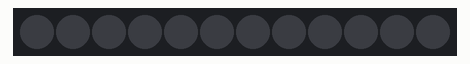
A sketch run on a simulated Arduino Uno, built with avr-gcc and run on an emulated ATmega328P. Shown: 12 RGB LEDs in strip order, left to right. Dim RGB values are drawn brighter than linear.

Above: at 0.1 s.
At 2.1 s:
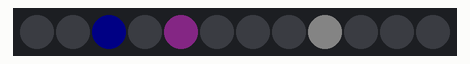
At 4.1 s:
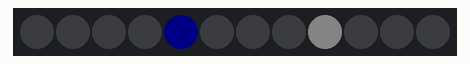
At 6.1 s:
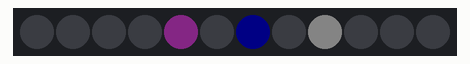
At 8.1 s:
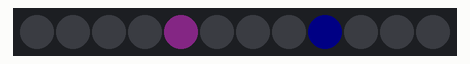
At 12.1 s:
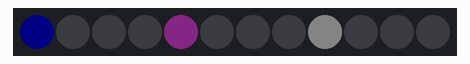

The sketch:

Gemma_Neopixel_Watch.ino
```cpp
// This project is a bling bling smart watch made with Arduino Gemma and NeoPixel.
// For simplicity and lightness, we do not include an RTC or GPS module.
// Basically we set time manually when uploading the sketch and we use
// a LiPo battery to power it. (I used a 3.7V, 500mAh LiPo battery)
// To start, install Arduino Gemma driver and use USB 2.0 for USB connection.
// Modify the current hour and minute and upload this sketch.
// The watch will be up and running :)

#include <Adafruit_NeoPixel.h>

#define N_LEDS 12
#define PIN    0

// Increase Brightness
#define SWITCH 0

// Decrease Brightness
#define SWITCH2 2

Adafruit_NeoPixel strip = Adafruit_NeoPixel(N_LEDS, PIN, NEO_GRB + NEO_KHZ800);

// Initialize the current time here!
int hours = 8;
int minutes = 22;
int seconds = 0;

// Specify the level of brightness
int partialBrightness = 7;

void setup() {
  // initialize the SWITCH pins as inputs.
  pinMode(SWITCH, INPUT);
  pinMode(SWITCH2, INPUT);
  // ...with a pullup
  digitalWrite(SWITCH, HIGH);
  digitalWrite(SWITCH2, HIGH);
  strip.begin();
}

void loop() {
  seconds++;
  delay(1000);

  if (seconds == 60) {
    seconds = 0;
    minutes++;
  }
  if (minutes == 60) {
    minutes = 0;
    hours++;
  }
  if (hours == 13) {
    hours = 1;
  }

  // Use different colors for different hands
  uint32_t white  = strip.Color(partialBrightness, partialBrightness, partialBrightness);
  uint32_t purple  = strip.Color(partialBrightness, partialBrightness / 3, partialBrightness);
  uint32_t blue = strip.Color(0, 0, partialBrightness) ;

  strip.setPixelColor(hours, white);
  // Match minutes to the nearest one out of the 12 positions.
  // Basically 9:23 will be shown as if it is 9:25
  strip.setPixelColor((minutes+2) / 5, purple);
  strip.setPixelColor(seconds % 12, blue);
  strip.show();
  strip.clear();
}
```

Measured:
- by itself, everything shown: repeats every 12.0 s, in 12 steps
- what the display in image 1 shows lasts 1.0 s, from 2.0 s to 3.0 s
